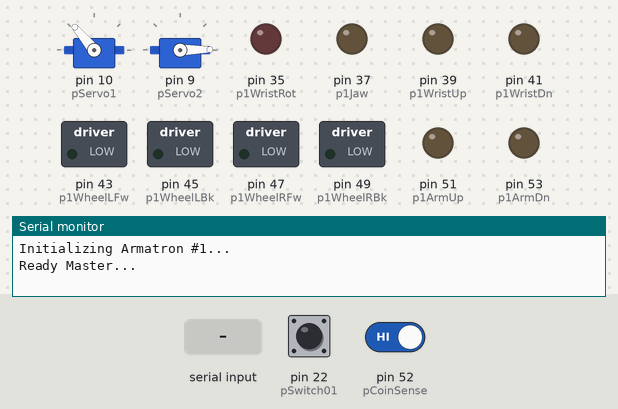
A sketch run on a simulated Arduino Mega 2560, built with avr-gcc and run on an emulated ATmega2560. Parts: 2 × servo, switched loads named in the sketch (green lamp = pin HIGH), output pins drawn as LEDs (lit = HIGH), the last lines printed to the serial monitor. The test bench sets the inputs (shaded band); at power-on: pin 22 (pSwitch01) HIGH, pin 52 (pCoinSense) HIGH.

Above: at 1.8 s.
1.9 s: "90,45\n" received over Serial
At 2.9 s:
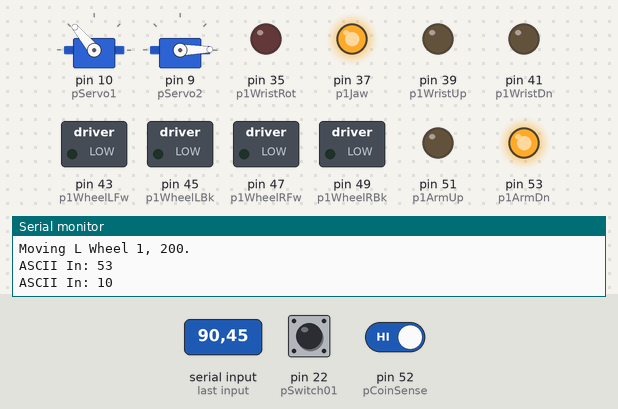
4.9 s: pin 22 (pSwitch01) pulled LOW for 0.15 s
At 5.7 s:
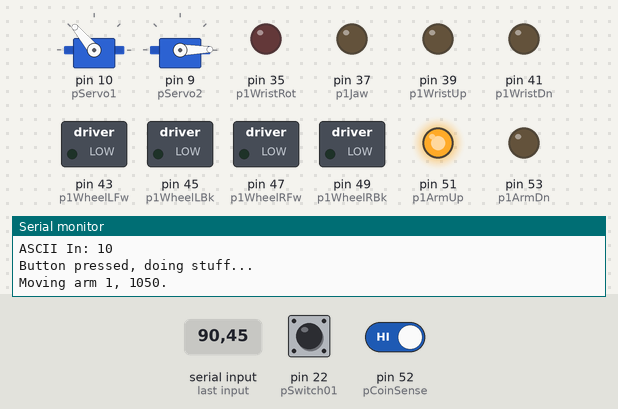
8.0 s: "97\n" received over Serial
At 9.8 s:
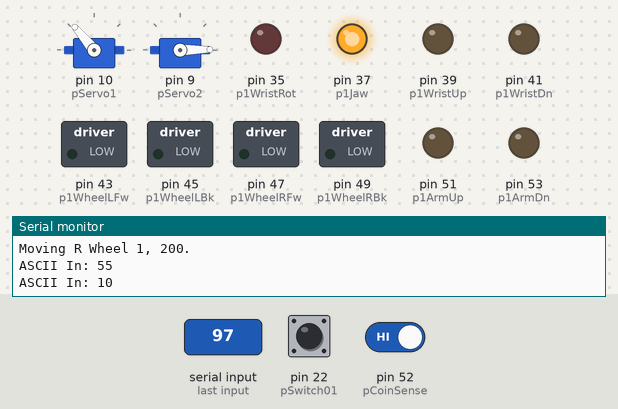
11.0 s: byte 97 (97) received over Serial
At 13.7 s:
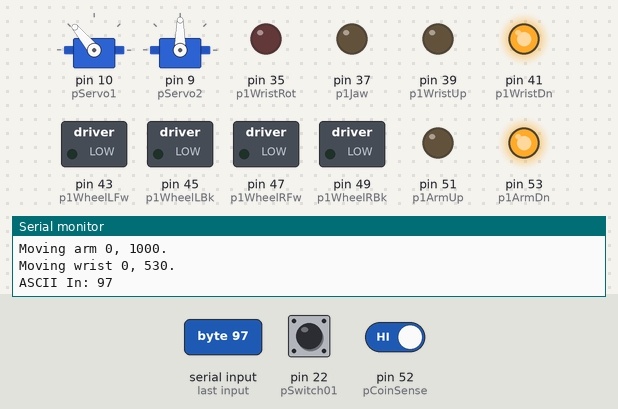
14.0 s: byte 122 (122) received over Serial
At 15.0 s:
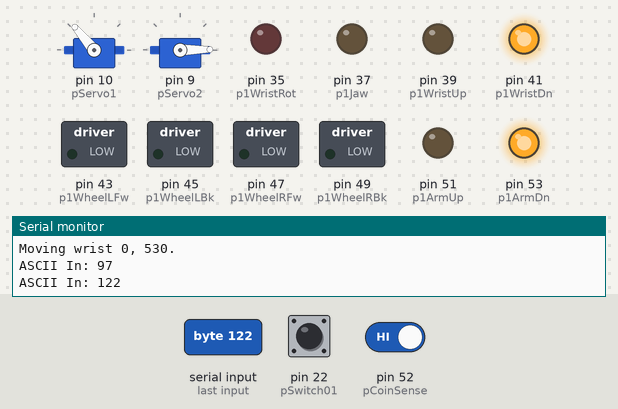
17.0 s: byte 99 (99) received over Serial
At 17.3 s:
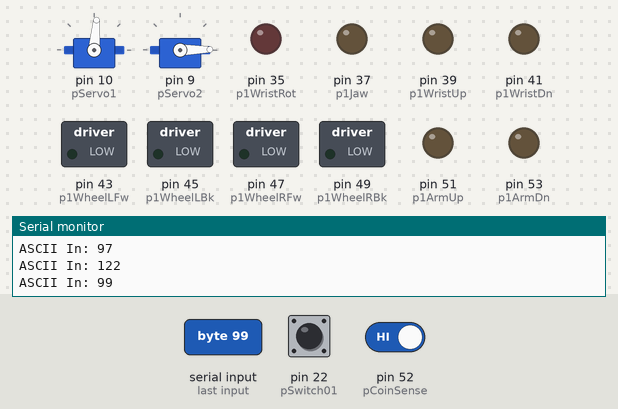
Timing chart, 0 to 23.5 s (numbered marks = the images above; inputs shaded):
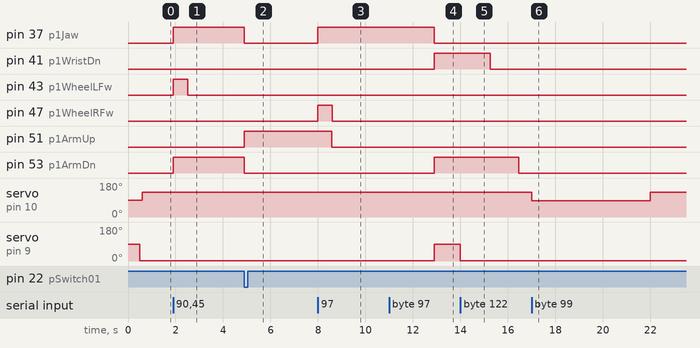

Measured:
- after the input at 1.9 s, pin 37 (p1Jaw), pin 53 (p1ArmDn): LOW → HIGH at once; pin 43 (p1WheelLFw): LOW → HIGH at once, → LOW 0.60 s later
- after the input at 4.9 s, pin 51 (p1ArmUp): LOW → HIGH at once; pin 53 (p1ArmDn): HIGH → LOW after 0.00 s instead of 0.55 s
- after the input at 8.0 s, pin 37 (p1Jaw): LOW → HIGH at once; pin 47 (p1WheelRFw): LOW → HIGH at once, → LOW 0.60 s later
- after the input at 11.0 s, servo on pin 9 (pServo2): 1° → 90° after 1.9 s
- after the input at 14.0 s, servo on pin 9 (pServo2): 90° → 1° at once
- after the input at 17.0 s, servo on pin 10 (pServo1): 130° → 85° at once, → 130° 5.0 s later

The sketch:

rs_armatron_mobile_control.ino
```cpp
#include <AFMotor.h>
#include <Servo.h>

// constants won't change. Used here to
// set pin numbers:
const int p1ArmDn = 53;
const int p1ArmUp = 51;
const int p1WheelRBk = 49;
const int p1WheelRFw = 47;
const int p1WheelLBk = 45;
const int p1WheelLFw = 43;
const int p1WristDn = 41;
const int p1WristUp = 39;
const int p1Jaw = 37;
const int p1WristRot = 35;
const int p1MotorSense = 2;
const int pSwitch01 = 22;

const int pCoinSense = 52;
const int pServo1 = 10;
const int pServo2 = 9;

int ms = 0;
int dr = 0;
int motCur = 0; // Motor current sense

// Timers for each motor
unsigned long t1ArmTimer = 0;
unsigned long t1WheelLTimer = 0;
unsigned long t1WheelRTimer = 0;
unsigned long t1WristTimer = 0;
unsigned long t1JawTimer = 0;
unsigned long switch01Timer = 0;
unsigned long loadBallTimer = 0;
unsigned long coinSenseTimer = 0;

int ib = 0;   // for incoming serial data

Servo servo1; // servo in coin box / makerbot
Servo servo2; // gumball lift arm release servo

void setup() {
  // Set the first Armatron control pins:
  pinMode(p1ArmDn, OUTPUT);
  pinMode(p1ArmUp, OUTPUT);
  pinMode(p1WheelRBk, OUTPUT);
  pinMode(p1WheelRFw, OUTPUT);
  pinMode(p1WheelLBk, OUTPUT);
  pinMode(p1WheelLFw, OUTPUT);
  pinMode(p1WristDn, OUTPUT);
  pinMode(p1WristUp, OUTPUT);
  pinMode(p1Jaw, OUTPUT);
  pinMode(p1WristRot, OUTPUT);

  // Set them all low so we don't have a run-away motor
  digitalWrite(p1ArmDn, LOW);
  digitalWrite(p1ArmUp, LOW);
  digitalWrite(p1WheelRBk, LOW);
  digitalWrite(p1WheelRFw, LOW);
  digitalWrite(p1WheelLBk, LOW);
  digitalWrite(p1WheelLFw, LOW);
  digitalWrite(p1WristDn, LOW);
  digitalWrite(p1WristUp, LOW);
  digitalWrite(p1Jaw, LOW);
  digitalWrite(p1WristRot, LOW);

  // Set up current sensing
  pinMode(p1MotorSense, INPUT);

  // Set up the push-button switch
  pinMode(pSwitch01, INPUT);
  digitalWrite(pSwitch01, HIGH);

  // Set up the coin sensor
  pinMode(pCoinSense, INPUT);
  digitalWrite(pCoinSense, HIGH);

  // Set up servo
  servo1.attach(pServo1);
  servo2.attach(pServo2);
  delay(500);
  servo2.write(1);
/*  // test Drop the ball
  servo1.write(130);
  // reset the carrier
  delay(1000);
  servo1.write(90);
  delay(1000);
  servo1.write(130);
*/

  Serial.begin(115200);
  Serial.println("Initializing Armatron #1...");
  delay(100); // Let things settle
  Serial.println("Ready Master...");
}

void loop() {
  // Check for movement that should stop
  mvArm(0, 0);
  mvWrist(0, 0);
  mvWheelL(0, 0);
  mvWheelR(0, 0);
  mvWristJaw(0, 0);

  if (loadBallTimer > 0) {  // Needed to keep things going
    loadBall();
  }

  unsigned long curTime = millis();

  // See if coin sensed
  int coinSensed = digitalRead(pCoinSense);
  //Serial.print("coin sense = ");
  //Serial.print(coinSensed);

  if (coinSensed == LOW) {
    //Serial.println(" ----> Dispense Ball");
    servo1.write(85);
    coinSenseTimer = curTime + 5000;
  } else if (coinSenseTimer < curTime) {
    //Serial.println("RESET SERVO");
    servo1.write(130);
  }
  //delay(15);

  // See if the switch has been pressed
  int switch01 = digitalRead(pSwitch01);

  if (switch01 == LOW) {
//    Serial.print("It's low: ");
//    Serial.println(switch01);
    if (switch01Timer < curTime) { // No recent switch presses
      Serial.println("Button pressed, doing stuff...");
      loadBall();
      switch01Timer = curTime + 10000;
    }
  }

  if (Serial.available() > 0) {
    // read the incoming byte:
    ib = Serial.read();

    // If we see a "0" or a "1"
    if (ib >= 48 && ib <= 49) {  // Move the Arm
      int ab = ib - 48;
      mvArm(ab,1000);
    }
    // If we see a "2" or a "3"
    if (ib >= 50 && ib <= 51) {  // Move the Wrist
      int wb = ib - 50;
      mvWrist(wb,1000);
    }
    // If we see a "4" or a "5"
    if (ib >= 52 && ib <= 53) {  // Move the Left Tire
      int wl = ib - 52;
      mvWheelL(wl,200);
    }
    // If we see a "6" or a "7"
    if (ib >= 54 && ib <= 55) {  // Move the Right Tire
      int wr = ib - 54;
      mvWheelR(wr,200);
    }
    // If we see a "8" or a "9"
    if (ib >= 56 && ib <= 57) {  // Move the Jaw
      int wj = ib - 56;
      mvWristJaw(wj,1000);
    }

    // "a" releases gumball lift arm
    if (ib == 97) {
      servo2.write(90);
    }

    // "z" resets gumball servo
    if (ib == 122) {
      servo2.write(1);
    }

    // "c" manually triggers coin servo
    if (ib == 99) {
      servo1.write(85);
      coinSenseTimer = curTime + 5000;
    }

    // say what you got:
    Serial.print("ASCII In: ");
    Serial.println(ib);
  }

}

int lb1 = 0;

int loadBall () {
  unsigned long curTime = millis();
  mvArm(0,0);
  mvWrist(0,0);
  mvWheelL(0,0);
  mvWheelR(0,0);
  if (loadBallTimer == 0) { // Begin arm movement
    mvArm(1, 1050);
    loadBallTimer = curTime + 6000;
  } else if ((curTime + 5000) > loadBallTimer && loadBallTimer > curTime) { // Done lifting, move the wrist
    if (lb1 == 0) {
// not needed   mvWrist(1,600);
      lb1 = 1;
    }
  } else if (loadBallTimer < curTime) { // Done
    Serial.println("Finished loading ball");
    delay(2000);
    mvArm(0, 1000);
    mvWrist(0,530);

    lb1 = 0;
    loadBallTimer = 0;
    return 1;
  }
  return 0;
}

/*   Returns 1 if the arm is moving, 0 if it's not */
  int mvArm(int dir, unsigned long dist) {

  unsigned long curTime = millis();
  unsigned long mvInverval;

  if (dist != 0) {
    if (dir == 0) { // Move down
      mvInverval = dist * 3.55;
      digitalWrite(p1ArmUp, LOW);
      digitalWrite(p1ArmDn, HIGH);
    } else { // Move up
      mvInverval = dist * 3.5;
      digitalWrite(p1ArmDn, LOW);
      digitalWrite(p1ArmUp, HIGH);
    }
    t1ArmTimer = curTime + mvInverval;

    Serial.print("Moving arm ");
    Serial.print(dir);
    Serial.print(", ");
    Serial.print(dist);
    Serial.print(".\n");

  } else if (dist == 0 && t1ArmTimer < curTime) { // Check the timer to see if we should stop
    digitalWrite(p1ArmUp, LOW);
    digitalWrite(p1ArmDn, LOW);
    return 0;
  } else if (dist == 0 && t1ArmTimer > curTime){ // We are moving... see if we hit something...
    chkMotData("Arm motor", p1ArmUp, p1ArmDn);
    return 1;
  }
  return 0;
}

/*   Returns 1 if the wrist is moving, 0 if it's not */
int mvWrist(int dir, unsigned long dist) {

  unsigned long curTime = millis();
  unsigned long mvInverval;

  if (dist != 0) {
    if (dir == 0) { // Move down
      mvInverval = dist * 4.45;
      digitalWrite(p1WristUp, LOW);
      digitalWrite(p1WristDn, HIGH);
    } else { // Move up
      mvInverval = dist * 3.6;
      digitalWrite(p1WristDn, LOW);
      digitalWrite(p1WristUp, HIGH);
    }
    t1WristTimer = curTime + mvInverval;

    Serial.print("Moving wrist ");
    Serial.print(dir);
    Serial.print(", ");
    Serial.print(dist);
    Serial.print(".\n");

  } else if (dist == 0 && t1WristTimer < curTime) { // Check the timer to see if we should stop
    digitalWrite(p1WristUp, LOW);
    digitalWrite(p1WristDn, LOW);
    return 0;
  } else if (dist == 0 && t1WristTimer > curTime){ // We are moving... see if we hit something...
    chkMotData("Wrist motor", p1WristUp, p1WristDn);
    return 1;
  }
  return 0;
}

/*  Returns 1 if the wheel is moving, 0 if it's not */
int mvWheelL(int dir, unsigned long dist) {

  unsigned long curTime = millis();
  unsigned long mvInverval;

  if (dist != 0) {
    if (dir == 0) { // Move back
      mvInverval = dist * 6;
      digitalWrite(p1WheelLFw, LOW);
      digitalWrite(p1WheelLBk, HIGH);
    } else { // Move forward
      mvInverval = dist * 3;
      digitalWrite(p1WheelLBk, LOW);
      digitalWrite(p1WheelLFw, HIGH);
    }
    t1WheelLTimer = curTime + mvInverval;

    Serial.print("Moving L Wheel ");
    Serial.print(dir);
    Serial.print(", ");
    Serial.print(dist);
    Serial.print(".\n");

  } else if (dist == 0 && t1WheelLTimer < curTime) { // Check the timer to see if we should stop
    digitalWrite(p1WheelLBk, LOW);
    digitalWrite(p1WheelLFw, LOW);
    return 0;
  } else if (dist == 0 && t1WheelLTimer > curTime){ // We are moving... see if we hit something...
    chkMotData("L Wheel motor", p1WheelLBk, p1WheelLFw);
    return 1;
  }
  return 0;
}

/*  Returns 1 if the wheel is moving, 0 if it's not */
int mvWheelR(int dir, unsigned long dist) {

  unsigned long curTime = millis();
  unsigned long mvInverval;

  if (dist != 0) {
    if (dir == 0) { // Move back
      mvInverval = dist * 6;
      digitalWrite(p1WheelRFw, LOW);
      digitalWrite(p1WheelRBk, HIGH);
    } else { // Move forward
      mvInverval = dist * 3;
      digitalWrite(p1WheelRBk, LOW);
      digitalWrite(p1WheelRFw, HIGH);
    }
    t1WheelRTimer = curTime + mvInverval;

    Serial.print("Moving R Wheel ");
    Serial.print(dir);
    Serial.print(", ");
    Serial.print(dist);
    Serial.print(".\n");

  } else if (dist == 0 && t1WheelRTimer < curTime) { // Check the timer to see if we should stop
    digitalWrite(p1WheelRBk, LOW);
    digitalWrite(p1WheelRFw, LOW);
    return 0;
  } else if (dist == 0 && t1WheelRTimer > curTime){ // We are moving... see if we hit something...
    chkMotData("R Wheel motor", p1WheelRBk, p1WheelRFw);
    return 1;
  }
  return 0;
}

/*  Returns 1 if the wheel is moving, 0 if it's not */
int mvWristJaw(int dir, unsigned long dist) {

  unsigned long curTime = millis();
  unsigned long mvInverval;

  if (dist != 0) {
    if (dir == 0) { // Wrist
      mvInverval = dist * 3.7;
      digitalWrite(p1Jaw, LOW);
      digitalWrite(p1WristRot, HIGH);
    } else { // Jaw
      mvInverval = dist * 3;
      digitalWrite(p1WristRot, LOW);
      digitalWrite(p1Jaw, HIGH);
    }
    t1JawTimer = curTime + mvInverval;

    Serial.print("Moving Wrist/Jaw ");
    Serial.print(dir);
    Serial.print(", ");
    Serial.print(dist);
    Serial.print(".\n");

  } else if (dist == 0 && t1JawTimer < curTime) { // Check the timer to see if we should stop
    digitalWrite(p1Jaw, LOW);
    digitalWrite(p1WristRot, LOW);
    return 0;
  } else if (dist == 0 && t1JawTimer > curTime){ // We are moving... see if we hit something...
    chkMotData("WristJaw motor", p1WristRot, p1Jaw);
    return 1;
  }
  return 0;
}

int rotateWrist(unsigned long dist) {
  return mvWristJaw(0, dist);
}

int mvJaw(unsigned long dist) {
  return mvWristJaw(1, dist);
}

void chkMotData (char mot[20], int pin1, int pin2) {
  return; // Doesn't work
 int motCurNow = analogRead(p1MotorSense);
  if (motCur != motCurNow) { // New value, print it out
   Serial.print(mot);
   Serial.print(" sense: ");
   Serial.print(motCurNow);
   Serial.println();
   motCur = motCurNow;
 }
}

void ms1Print (){
  int ms = analogRead(p1MotorSense);
  Serial.print("Motor 1: ");
  Serial.print(ms);
  Serial.println();
}

void chkMot1 () {
  ms = analogRead(p1MotorSense);
  dr = 1;
}
```
